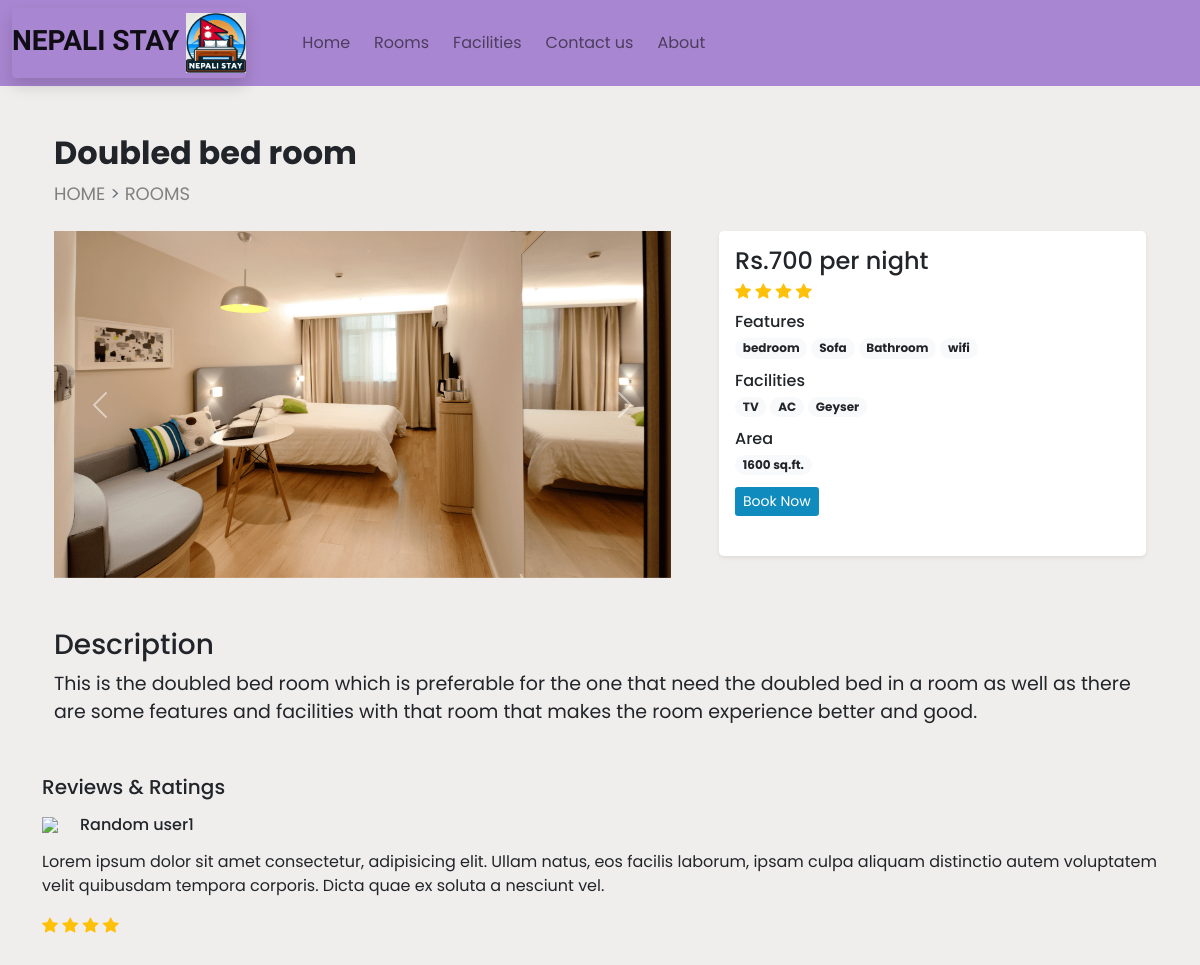
/room_details.php?id=8, run on the app's committed database.
### tables this page shows
CREATE TABLE `settings` (
  `sr_no` int(11) NOT NULL,
  `site_title` varchar(50) NOT NULL,
  `site_about` varchar(300) NOT NULL,
  `shutdown` tinyint(1) NOT NULL
);

CREATE TABLE `rooms` (
  `id` int(11) NOT NULL,
  `name` varchar(100) NOT NULL,
  `area` int(11) NOT NULL,
  `price` int(11) NOT NULL,
  `quantity` int(11) NOT NULL,
  `description` varchar(350) NOT NULL,
  `status` tinyint(4) NOT NULL DEFAULT 1,
  `removed` int(11) NOT NULL DEFAULT 0
);

CREATE TABLE `room_images` (
  `sr_no` int(11) NOT NULL,
  `room_id` int(11) NOT NULL,
  `image` varchar(150) NOT NULL,
  `thumb` tinyint(4) NOT NULL DEFAULT 0
);

CREATE TABLE `features` (
  `id` int(11) NOT NULL,
  `name` varchar(50) NOT NULL
);

CREATE TABLE `facilities` (
  `id` int(11) NOT NULL,
  `icon` varchar(100) NOT NULL,
  `name` varchar(50) NOT NULL,
  `desc` varchar(250) NOT NULL
);

### admin/db_config.php (called while the page is built, shortened)
<?php
    function select($sql,$values,$datatypes){
        $con = $GLOBALS['con'];
        if($stmt= mysqli_prepare($con,$sql))
        {
        mysqli_stmt_bind_param($stmt, $datatypes, ...$values);
        if(mysqli_stmt_execute($stmt)){
        $res =  mysqli_stmt_get_result($stmt);
        return $res;
        }
        else{
        mysqli_stmt_close($stmt);
        die("Query cannot be executed - Select");
        }
        }
        else{
        die("Query cannot prepared -Select");
        }
        }
?>

### room_details.php (the view, shortened to what this page needs)
<!DOCTYPE html>
<html lang="en">
<head>
  <?php require('links.php'); ?>
</head>
<body>
  <?php require('header.php'); ?>
   <?php
   $data = filteration($_GET);
   $room_res = select("SELECT * FROM `rooms`  WHERE `id`=? AND `status`=? AND `removed`=?",[$data['id'],1,0],'iii');
   $room_data = mysqli_fetch_assoc($room_res);
   ?>
  <div class="container">
    <div class="row mb-5">
      <div class="col-12 my-5 mb-4 px-4">
        <h2 class="fw-bold "><?php echo $room_data['name'] ?></h2>
        <div style="font-size: 18px;">
          <a href="userdashboard.php" class="breadcrumb-link">HOME</a>
          <span class="text-secondary"> > </span>
          <a href="rooms.php" class="breadcrumb-link">ROOMS</a>
        </div>
      </div>
      <div class="col-lg-7 col-md-12 px-4 ">
        <div id="roomCarousel" class="carousel slide" data-bs-ride="carousel">
          <div class="carousel-inner">
            <?php
              $room_img = ROOMS_IMG_PATH . "thumbnail.jpg";
              $img_q = mysqli_query($con, "SELECT * FROM `room_images`
                WHERE `room_id`='$room_data[id]'");
              if (mysqli_num_rows($img_q) > 0) {
                $active_class = 'active';
                while($img_res = mysqli_fetch_assoc($img_q))
                {
                  echo"
                <div class='carousel-item $active_class'>
                  <img src='".ROOMS_IMG_PATH.$img_res['image']."' class='d-block w-100'>
                </div>
                ";
                $active_class = '';
                }
              }
              else{
              echo "<div class='carousel-item active'>
              <img src='$room_img' class='d-block w-100'>
              </div>";
              }
            ?>
           </div>
            <button class="carousel-control-prev" type="button" data-bs-target="#roomCarousel" data-bs-slide="prev">
            <span class="carousel-control-prev-icon" aria-hidden="true"></span>
            </button>
            <button class="carousel-control-next" type="button" data-bs-target="#roomCarousel" data-bs-slide="next">
            <span class="carousel-control-next-icon" aria-hidden="true"></span>
            </button>
        </div>
      </div>
      <div class="col-lg-5 col-md-12 px-4">
        <div class="card mb-4 border-0 shadow-sm rounded-3">
          <div class="card-body">
            <?php
              echo <<<price
                <h4 class="mb-1">Rs.$room_data[price] per night</h4>
              price;
              echo <<<rating
                <div class="mb-4">
                <i class="bi bi-star-fill text-warning"></i>
                <i class="bi bi-star-fill text-warning"></i>
                <i class="bi bi-star-fill text-warning"></i>
                <i class="bi bi-star-fill text-warning"></i>
                rating;
              $fea_q = mysqli_query($con, "SELECT f.name FROM `features` f
                INNER JOIN `room_features` rfea ON f.id = rfea.features_id
                WHERE rfea.room_id = '$room_data[id]'");
              $features_data = "";
              while ($fea_row = mysqli_fetch_assoc($fea_q)) {
              $features_data .= "<span class='badge rounded-pill bg-light text-dark text-wrap me-1 mb-1'>
                $fea_row[name]
              </span>";
              }
              echo <<<features
              <div class="mb-2 mt-2">
                <h6 class="mb-1">Features</h6>
                $features_data
              </div>
              features;
              $fac_q = mysqli_query($con, "SELECT f.name FROM `facilities` f
                INNER JOIN `room_facilities` rfac ON f.id = rfac.facilities_id
                WHERE rfac.room_id = '$room_data[id]'");
              $facilities_data = "";
              while ($fac_row = mysqli_fetch_assoc($fac_q)) {
                $facilities_data .= "<span class='badge rounded-pill bg-light text-dark text-wrap me-1 mb-1'>
                  $fac_row[name]
                </span>";
              }
              echo <<<facilities
                <div class="mb-2">
                  <h6 class="mb-1">Facilities</h6>
                  $facilities_data
                </div>
              facilities;
                echo <<<area
                <div class="mb-2">
                  <h6 class="mb-1">Area</h6>
                  <span class='badge rounded-pill bg-light text-dark text-wrap me-1 mb-1'>
                    $room_data[area] sq.ft.
                  </span>
                </div>
                area;
                $book_btn = "";
                if(!$settings_r['shutdown']==1){
                 $book_btn = "<a href='#' class='btn btn-sm text-white custom-bg shdaow-none'>Book Now</a>";
                }
              echo<<<book
               $book_btn
              book;
            ?>
            </div>
          </div>
      </div>
    </div>
    <div class="col-12  mt-5 px-4">
      <div class="mb-5">
      <h3>Description</h3>
        <p style="font-size:19px">
          <?php echo $room_data['description']; ?>
        </p>
      </div>
    </div>
    <div>
      <h5 class="mb-3">Reviews & Ratings</h5>
      <div>
        <div class="d-flex align-items-center mb-3">
          <img src="images/Features/star.png" width="30px">
          <h6 class="m-0 ms-2">Random user1</h6>
        </div>
          <p>
            Lorem ipsum dolor sit amet consectetur, adipisicing elit. Ullam natus, eos facilis laborum, ipsam culpa
            aliquam distinctio autem voluptatem velit quibusdam tempora corporis. Dicta quae ex soluta a nesciunt vel.
          </p>
        <div class="rating">
          <i class="bi bi-star-fill text-warning"></i>
          <i class="bi bi-star-fill text-warning"></i>
          <i class="bi bi-star-fill text-warning"></i>
          <i class="bi bi-star-fill text-warning"></i>
        </div>
      </div>
    </div>
  </div>
</body>
</html>

### header.php (shortened to what this page needs)
<?php
require('admin/db_config.php');
?>
<?php
$settings_q = "SELECT * FROM `settings` WHERE `sr_no`=?";
$values = [1];
$settings_r = mysqli_fetch_assoc(select($settings_q,$values,'i'));
?>
<nav id="nav-bar" class="navbar navbar-expand-lg navbar-light custom-navbar px-lg-">
  <div class="container-fluid ">
    <a class="navbar-brand me-5 fw-bold fs-3 h-font rounded shadow"><?php echo $settings_r['site_title']?> <img src="images/Logo.jpg" alt="Logo" style="height:60px; width:60px;"></a>
    <div class="collapse navbar-collapse" id="navbarSupportedContent">
      <ul class="navbar-nav me-auto mb-2 mb-lg-0 ">
        <li class="nav-item">
          <a class="nav-link  me-2"  href="userdashboard.php">Home</a>
        </li>
        <li class="nav-item">
          <a class="nav-link me-2" href="Rooms.php">Rooms</a>
        </li>
        <li class="nav-item">
          <a class="nav-link me-2" href="facilities.php">Facilities</a>
        </li>
        <li class="nav-item">
          <a class="nav-link me-2" href="Contact.php">Contact us</a>
        </li>
        <li class="nav-item">
          <a class="nav-link me-2" href="about1.php">About</a>
        </li>
      </ul>
    </div>
  </div>
</nav>

### css/1.css (style rules this page uses)
:root { --teal: rgb(15, 140, 189); --teal_hover: #2bbb6c; }
* { font-family: 'Poppins', sans-serif; }
.h-font { font-family: 'Merienda', cursive; }
.custom-bg { background-color: var(--teal); border: var(--teal); }

### room_details.php (style rules this page uses)
body { background-color: rgb(240, 237, 237); }
.custom-navbar { background-color: rgb(169, 134, 209); }
.breadcrumb-link { color: gray; text-decoration: none; transition: transform 0.3s ease, color 0.3s ease; }

### data on the page
settings: site_title "NEPALI STAY"
rooms: name "Doubled bed room", price "700", area "1600", description "This is the doubled bed room which is preferable for the one that need the doubled bed in a room as well as there are some features and facilities with that room that makes the room experience better and good."
room_images: image (picture)
features: name "bedroom"
features: name "Sofa"
features: name "Bathroom"
features: name "wifi"
facilities: name "TV"
facilities: name "AC"
facilities: name "Geyser"
